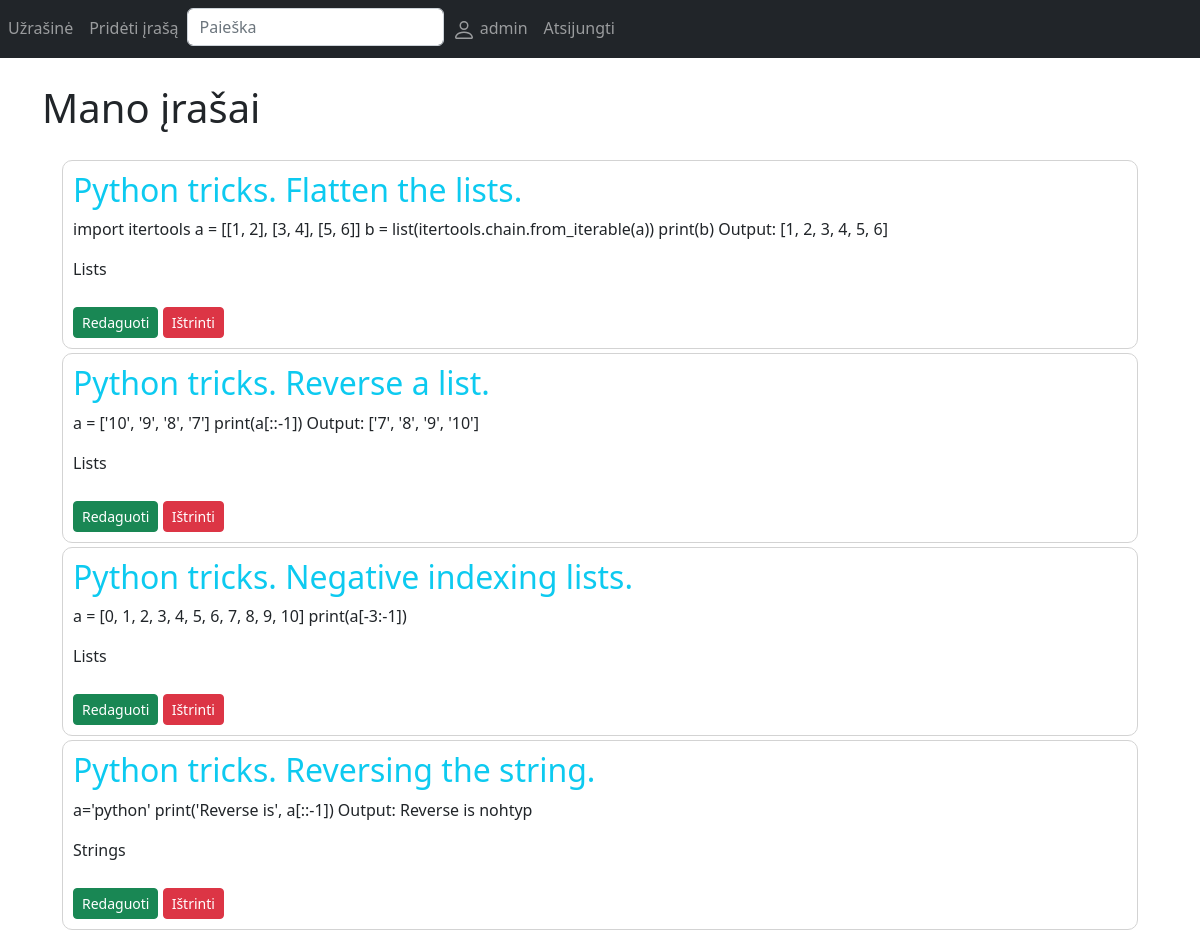
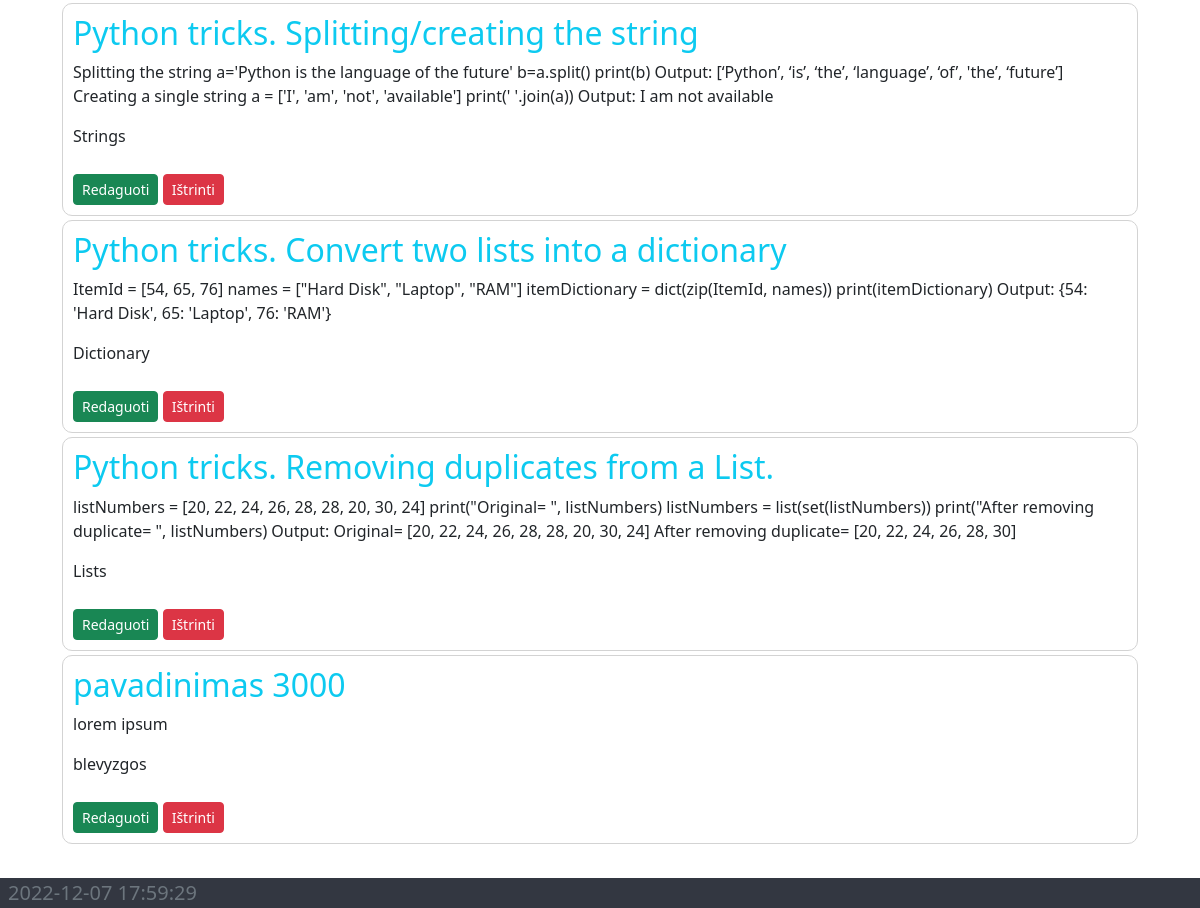
/main/ (signed in), run on an earlier commit of the app's database (2 pictures, top to bottom).
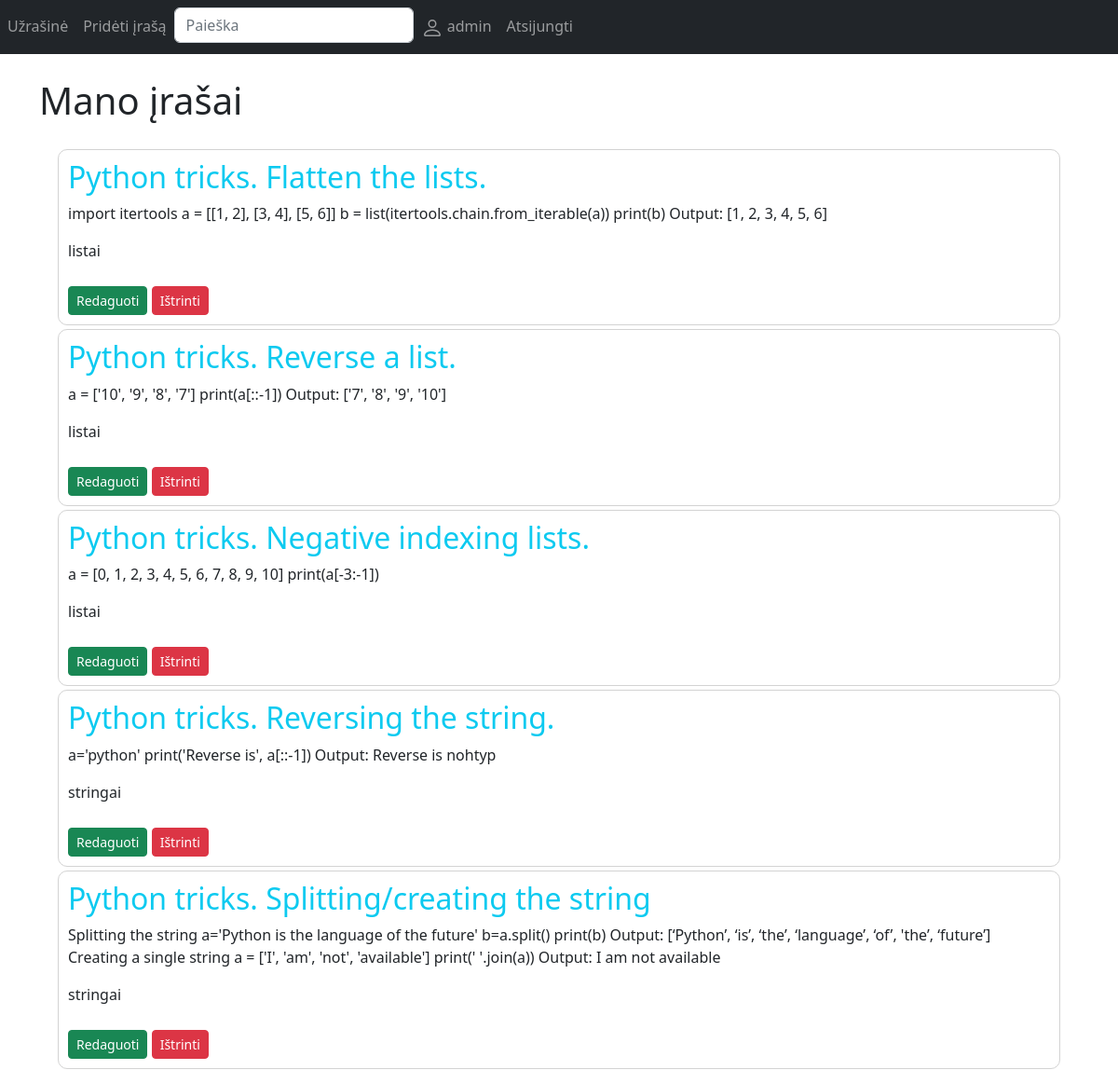
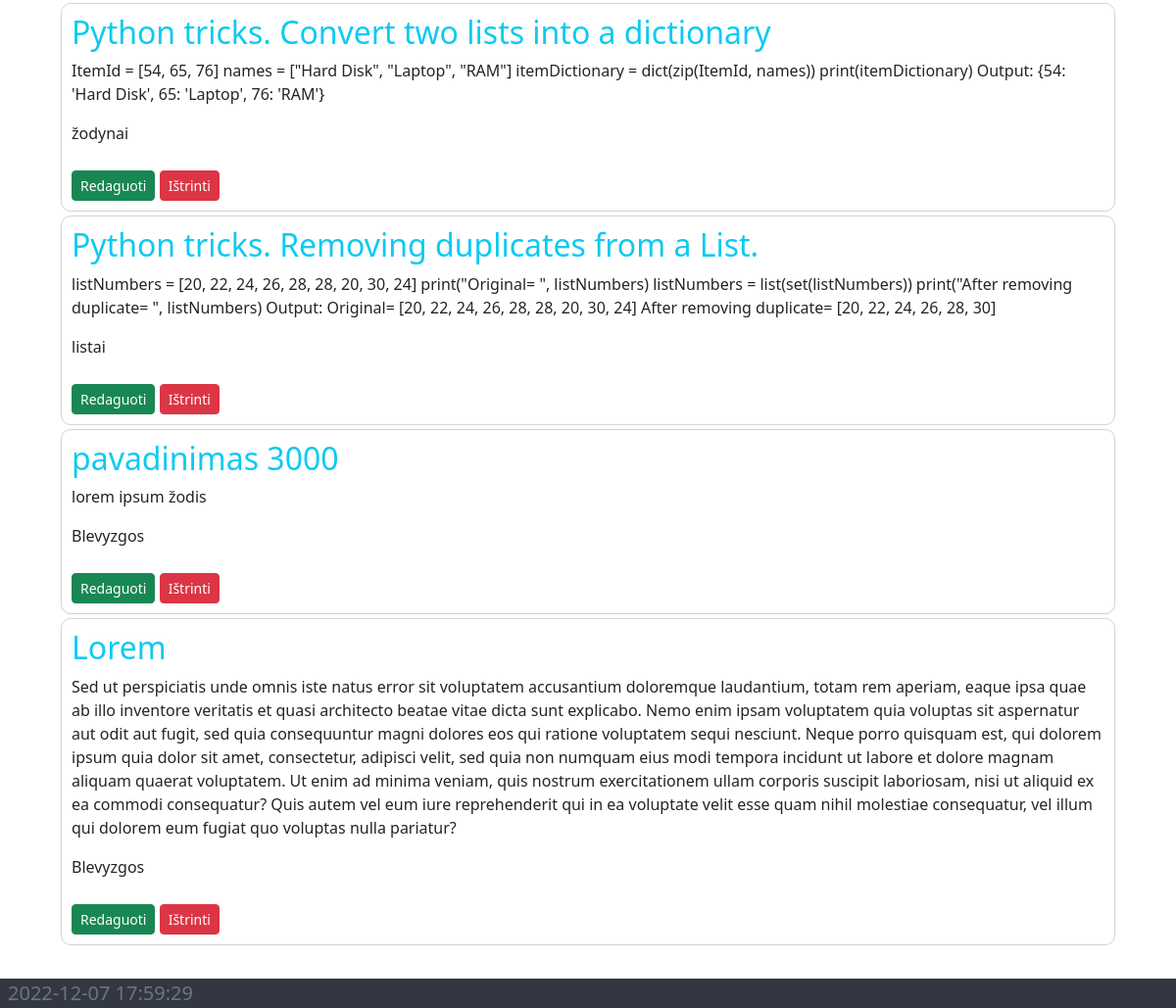
And on a later commit of the database (2 pictures, top to bottom).
### notes/models.py (models this page shows, shortened)
class Irasas(models.Model):
    pavadinimas = models.CharField(max_length=70, null=False)
    tekstas = models.TextField(null=False)
    kategorija = models.CharField(max_length=40, null=False)
    vartotojas = models.ForeignKey(User, on_delete=models.CASCADE)
    sukurta = models.DateTimeField(auto_now_add=True)
    atnaujinta = models.DateTimeField(auto_now=True)
    class Meta:
        verbose_name = 'Įrašas'
        verbose_name_plural = 'Įrašai'

### notes/views.py (the view, shortened to what this page needs)
# urls.py: path('main/', views.main, name='main'),
@login_required
def main(request):
    irasai = Irasas.objects.all()
    form = IrasoKurimoForma()
    context = {
        'irasai': irasai,
        'form': form
    }
    return render(request, 'notes/main.html', context)

### notes/forms.py
class IrasoKurimoForma(forms.ModelForm):
    class Meta:
        model = Irasas
        fields = ['pavadinimas', 'tekstas', 'kategorija']

### notes/templates/notes/main.html (shortened to what this page needs)
{% extends 'base.html' %}
{% load crispy_forms_tags %}
{% block content %}
<div class="container">
    <br>
    <h1>Mano įrašai</h1>
    <div class="notes">
        {% for irasas in irasai %}
        <div class="note">
            <h2 class="text-info fw-light">{{ irasas.pavadinimas }}</h2>
            <p class="fw-light">{{ irasas.tekstas }}</p>
            <p class="fw-light">{{ irasas.kategorija }}</p>
            <div class="options">
                <a href="/update/{{ irasas.id }}/" class="btn btn-success btn-sm">Redaguoti</a>
                <a href="/delete/{{ irasas.id }}/" class="btn btn-danger btn-sm">Ištrinti</a>
            </div>
        </div>
        {% endfor %}
    </div>
</div>
{% endblock %}

### templates/base.html (shortened to what this page needs)
{% load static %}
<!DOCTYPE html>
<html lang="en">
<head>
    <link rel="stylesheet" href="https://cdn.jsdelivr.net/npm/bootstrap@5.2.3/dist/css/bootstrap.min.css">
    <link rel="stylesheet" href="{% static 'css/style.css' %}">
</head>
<body id="bg" style="">
    <header class="fixed-header">
        <nav class="navbar navbar-expand navbar-dark bg-dark">
            <ul class="nav navbar-nav">
                {% if user.is_authenticated %}
                <li class="nav-item active">
                    <a class="nav-link" href="{% url 'main' %}">Užrašinė</span></a>
                </li>
                <li class="nav-item">
                    <a class="nav-link add" href="#">Pridėti įrašą</a>
                </li>
                <li>
                    <form class="d-flex" role="search" action="{% url 'search' %}" method="get">
                        <input class="form-control" name="query" type="search" placeholder="Paieška" aria-label="Search">
                    </form>
                </li>
                <li class="nav-item">
                    <a class="nav-link add" href="{% url 'profile' %}">
                        {{user.get_username}}
                    </a>
                </li>
                <li class="nav-item">
                    <a class="nav-link add" href="{% url 'logout' %}">Atsijungti</a>
                </li>
                {% endif %}
            </ul>
        </nav>
    </header>
    {% block content %}
    {% endblock %}
    <footer class="fixed-footer">
        <div class="lead text-muted py-0 ">
            <span id="time"></span>
        </div>
    </footer>
</body>
</html>

### notes/static/css/style.css (style rules this page uses)
.notes { padding: 20px; }
.note { border-radius: 10px; border: 1px solid lightgray; padding: 10px; margin-bottom: 4px; }
.btn { margin-top: 10px; }
body { padding-top: 60px; padding-bottom: 40px; }
.fixed-header, .fixed-footer { width: 100%; position: fixed; }
.fixed-header { top: 0; }
.fixed-footer { color: white; background: #333741; bottom: 0; }
#time { padding: 8px; }

What changed in the data, as far as the page shows it:
changed Irasas "Python tricks. Flatten the lists.": kategorija "Lists" → "listai"
changed Irasas "Python tricks. Reverse a list.": kategorija "Lists" → "listai"
changed Irasas "Python tricks. Negative indexing lists.": kategorija "Lists" → "listai"
changed Irasas "Python tricks. Reversing the string.": kategorija "Strings" → "stringai"
changed Irasas "Python tricks. Splitting/creating the string": kategorija "Strings" → "stringai"
changed Irasas "Python tricks. Convert two lists into a dictionary": kategorija "Dictionary" → "žodynai"
changed Irasas "Python tricks. Removing duplicates from a List.": kategorija "Lists" → "listai"
changed Irasas "pavadinimas 3000": tekstas "lorem ipsum" → "lorem ipsum žodis"; kategorija "blevyzgos" → "Blevyzgos"
added Irasas: pavadinimas "Lorem", tekstas "Sed ut perspiciatis unde omnis iste natus error sit voluptatem accusantium doloremque laudantium, totam rem aperiam, eaque ipsa quae ab illo inventore veritatis et quasi architecto beatae vitae dicta sunt explicabo. Nemo enim ipsam voluptatem quia voluptas sit aspernatur aut odit aut fugit, sed quia consequuntur magni dolores eos qui ratione voluptatem sequi nesciunt. Neque porro quisquam est, qui dolorem ipsum quia dolor sit amet, consectetur, adipisci velit, sed quia non numquam eius modi tempora incidunt ut labore et dolore magnam aliquam quaerat voluptatem. Ut enim ad minima veniam, quis nostrum exercitationem ullam corporis suscipit laboriosam, nisi ut aliquid ex ea commodi…", kategorija "Blevyzgos"
